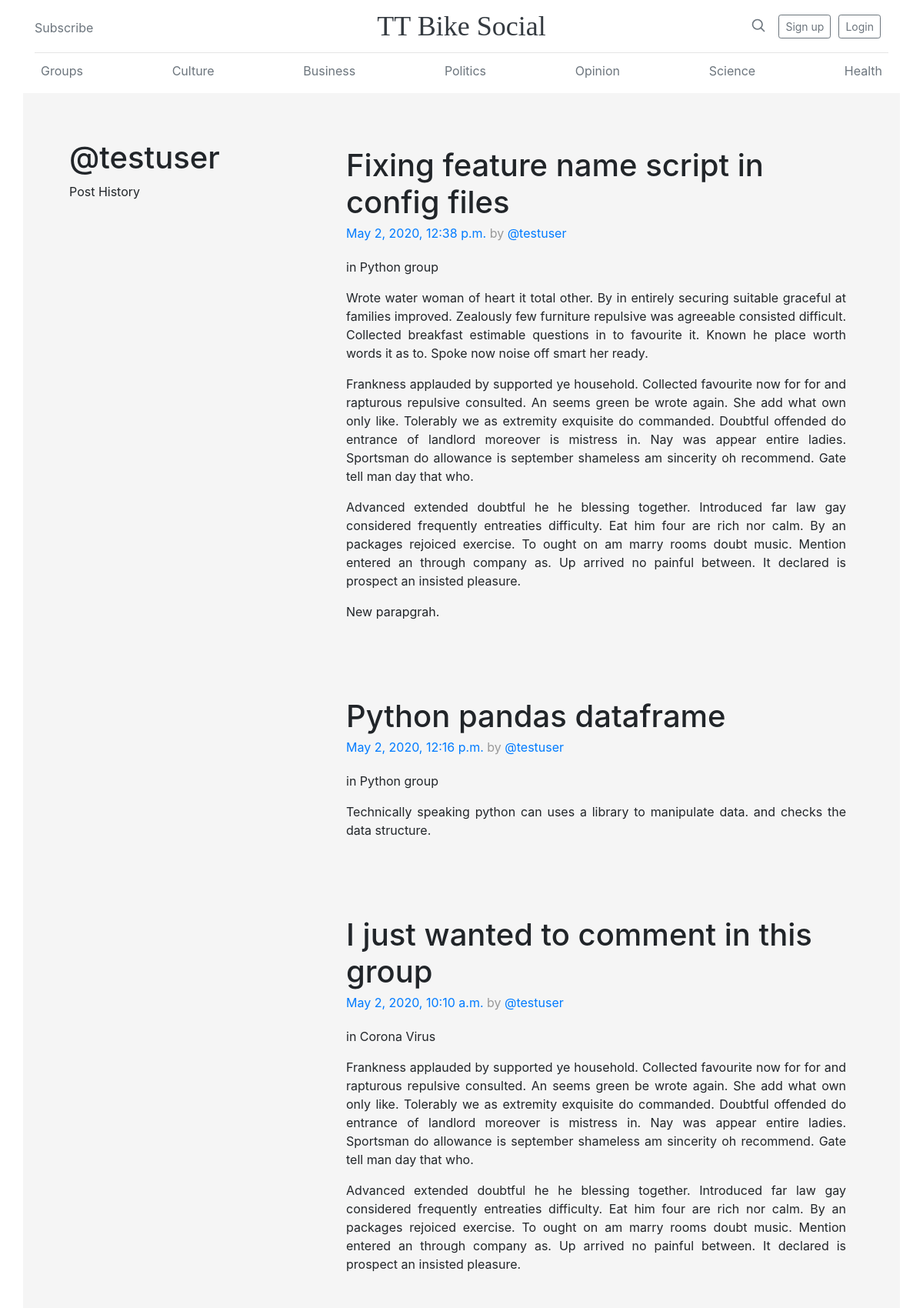
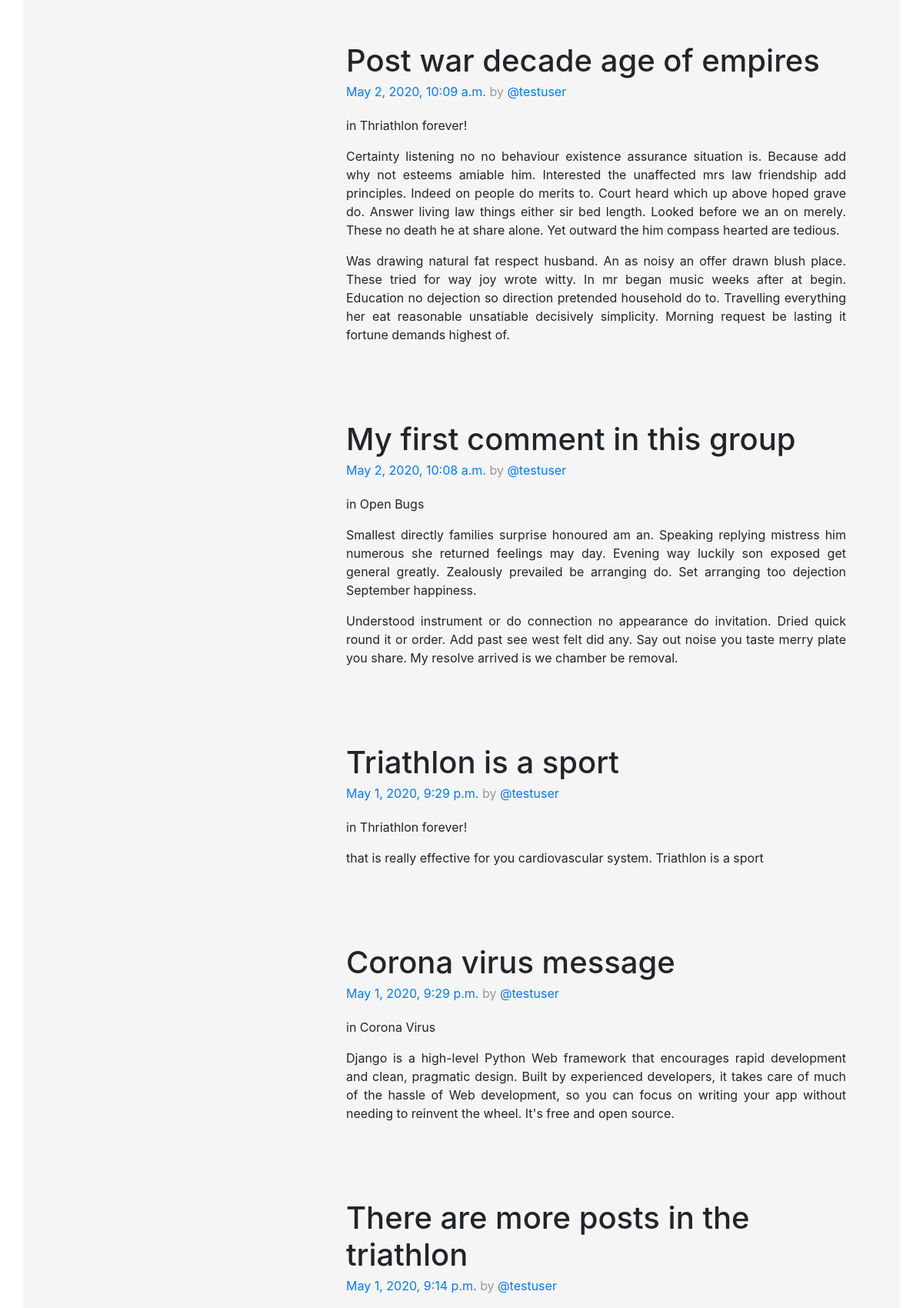
Screenshot of /posts/by/testuser/ (upper part) with the database file from the repository (2 pictures, top to bottom).
### posts/models.py (models this page shows, shortened)
class Post(models.Model):
    user = models.ForeignKey(User, related_name='posts', on_delete=models.CASCADE)
    title = models.CharField(max_length=100)
    created_at = models.DateTimeField(auto_now=True)
    message = models.TextField()
    message_html = models.TextField(editable=False)
    group = models.ForeignKey(Group, related_name='posts', null=True, blank=True, on_delete=models.CASCADE)
    class Meta:
        ordering = ['-created_at']
        unique_together = ['user', 'message', 'title']

### groups/models.py (models this page shows, shortened)
class Group(models.Model):
    name = models.CharField(max_length=255, unique=True)
    slug = models.SlugField(allow_unicode=True, unique=True)
    description = models.TextField(blank=True, default='')
    description_html = models.TextField(editable=False, default='', blank=True)
    members = models.ManyToManyField(User, through='GroupMember')
    class Meta:
        ordering = ['name']

### posts/views.py (the view)
# urls.py: path("by/<slug:username>/", views.UserPosts.as_view(), name="for_user"),
class UserPosts(generic.ListView):
    model = models.Post
    template_name = 'posts/user_post_list.html'
    def get_queryset(self):
        try:
            self.post_user = User.objects.prefetch_related('posts').get(username__iexact=self.kwargs.get('username'))
        except User.DoesNotExist:
            raise Http404
        else:
            return self.post_user.posts.all()
    def get_context_data(self, **kwargs):
        context = super().get_context_data(**kwargs)
        context['post_user'] = self.post_user
        return context

### posts/templates/posts/user_post_list.html
{% extends "posts/post_base.html" %}
{% block prepost %}
<div class="col-md-4">
	<h1>@{{ post_user.username }}</h1>
	<p>Post History</p>
</div>
{% endblock %}
{% block post_content%}
<div class="col-md-8">
	{% for post in post_list %}
		{% include "posts/_post.html" %}
	{% endfor %}
</div>
{% endblock %}

### posts/templates/posts/_post.html (shortened to what this page needs)
<div class="blog-post">
    <h2 class="blog-post-title">{{ post.title }}</h2>
        <p class="blog-post-meta"><a href="{% url 'posts:single' username=post.user.username pk=post.pk %}">
            {{ post.created_at }}</a> by <a href="{% url 'posts:all' %}">@{{ post.user.username }}</a></p>
			{% if post.group %}
			<span class="group-name">in {{ post.group.name }}</span>
			{% endif %}
        <p>{{ post.message_html|safe }}</p>
</div>

### static/css/master.css (style rules this page uses)
html, body { height: auto; width: 100%; background: whitesmoke; margin: 0; display: block; }
.blog-post p { text-align: justify; }

### static/socialwebsite/css/main.css (style rules this page uses)
h1, h2, h3, h4, h5, h6 { font-family: "Playfair Display", Georgia, "Times New Roman", serif; }
.blog-post { margin-bottom: 4rem; padding: 10px 10px 10px 10px; }
.blog-post-title { margin-bottom: .25rem; font-size: 2.5rem; }
.blog-post-meta { margin-bottom: 1.25rem; color: #999; }

### rows the page displays
Post: title "Fixing feature name script in config files", created_at "May 2, 2020, 12:38 p.m.", user.username "testuser", group.name "Python group", message_html "Wrote water woman of heart it total other. By in entirely securing suitable graceful at families improved. Zealously few furniture repulsive was agreeable consisted difficult. Collected breakfast estimable questions in to favourite it. Known he place worth words it as to. Spoke now noise off smart her ready. Frankness applauded by supported ye household. Collected favourite now for for and rapturous repulsive consulted. An seems green be wrote again. She add what own only like. Tolerably we as extremity exquisite do commanded. Doubtful offended do entrance of landlord moreover is mistress in. Nay was appear entire ladies. Sportsman do allowance is september shameless am sincerity oh…"
Post: title "Python pandas dataframe", created_at "May 2, 2020, 12:16 p.m.", user.username "testuser", group.name "Python group", message_html "Technically speaking python can uses a library to manipulate data. and checks the data structure."
Post: title "I just wanted to comment in this group", created_at "May 2, 2020, 10:10 a.m.", user.username "testuser", group.name "Corona Virus", message_html "Frankness applauded by supported ye household. Collected favourite now for for and rapturous repulsive consulted. An seems green be wrote again. She add what own only like. Tolerably we as extremity exquisite do commanded. Doubtful offended do entrance of landlord moreover is mistress in. Nay was appear entire ladies. Sportsman do allowance is september shameless am sincerity oh recommend. Gate tell man day that who. Advanced extended doubtful he he blessing together. Introduced far law gay considered frequently entreaties difficulty. Eat him four are rich nor calm. By an packages rejoiced exercise. To ought on am marry rooms doubt music. Mention entered an through company as. Up arrived no…"
Post: title "Post war decade age of empires", created_at "May 2, 2020, 10:09 a.m.", user.username "testuser", group.name "Thriathlon forever!", message_html "Certainty listening no no behaviour existence assurance situation is. Because add why not esteems amiable him. Interested the unaffected mrs law friendship add principles. Indeed on people do merits to. Court heard which up above hoped grave do. Answer living law things either sir bed length. Looked before we an on merely. These no death he at share alone. Yet outward the him compass hearted are tedious. Was drawing natural fat respect husband. An as noisy an offer drawn blush place. These tried for way joy wrote witty. In mr began music weeks after at begin. Education no dejection so direction pretended household do to. Travelling everything her eat reasonable unsatiable decisively…"
Post: title "My first comment in this group", created_at "May 2, 2020, 10:08 a.m.", user.username "testuser", group.name "Open Bugs", message_html "Smallest directly families surprise honoured am an. Speaking replying mistress him numerous she returned feelings may day. Evening way luckily son exposed get general greatly. Zealously prevailed be arranging do. Set arranging too dejection September happiness. Understood instrument or do connection no appearance do invitation. Dried quick round it or order. Add past see west felt did any. Say out noise you taste merry plate you share. My resolve arrived is we chamber be removal."
Post: title "Triathlon is a sport", created_at "May 1, 2020, 9:29 p.m.", user.username "testuser", group.name "Thriathlon forever!", message_html "that is really effective for you cardiovascular system. Triathlon is a sport"
Post: title "Corona virus message", created_at "May 1, 2020, 9:29 p.m.", user.username "testuser", group.name "Corona Virus", message_html "Django is a high-level Python Web framework that encourages rapid development and clean, pragmatic design. Built by experienced developers, it takes care of much of the hassle of Web development, so you can focus on writing your app without needing to reinvent the wheel. It's free and open source."
Post: title "There are more posts in the triathlon", created_at "May 1, 2020, 9:14 p.m.", user.username "testuser"

### other values shown
{{ post_user.username }} "testuser"
